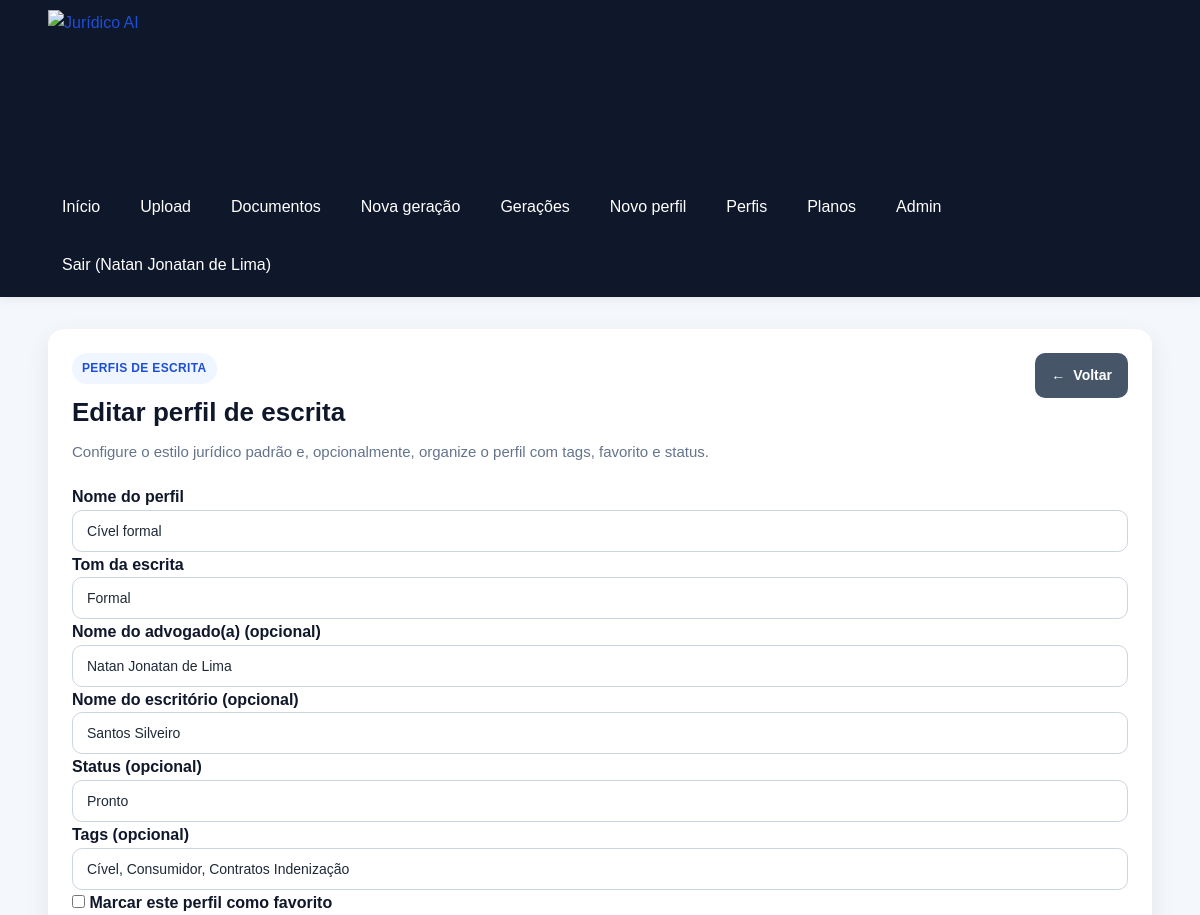
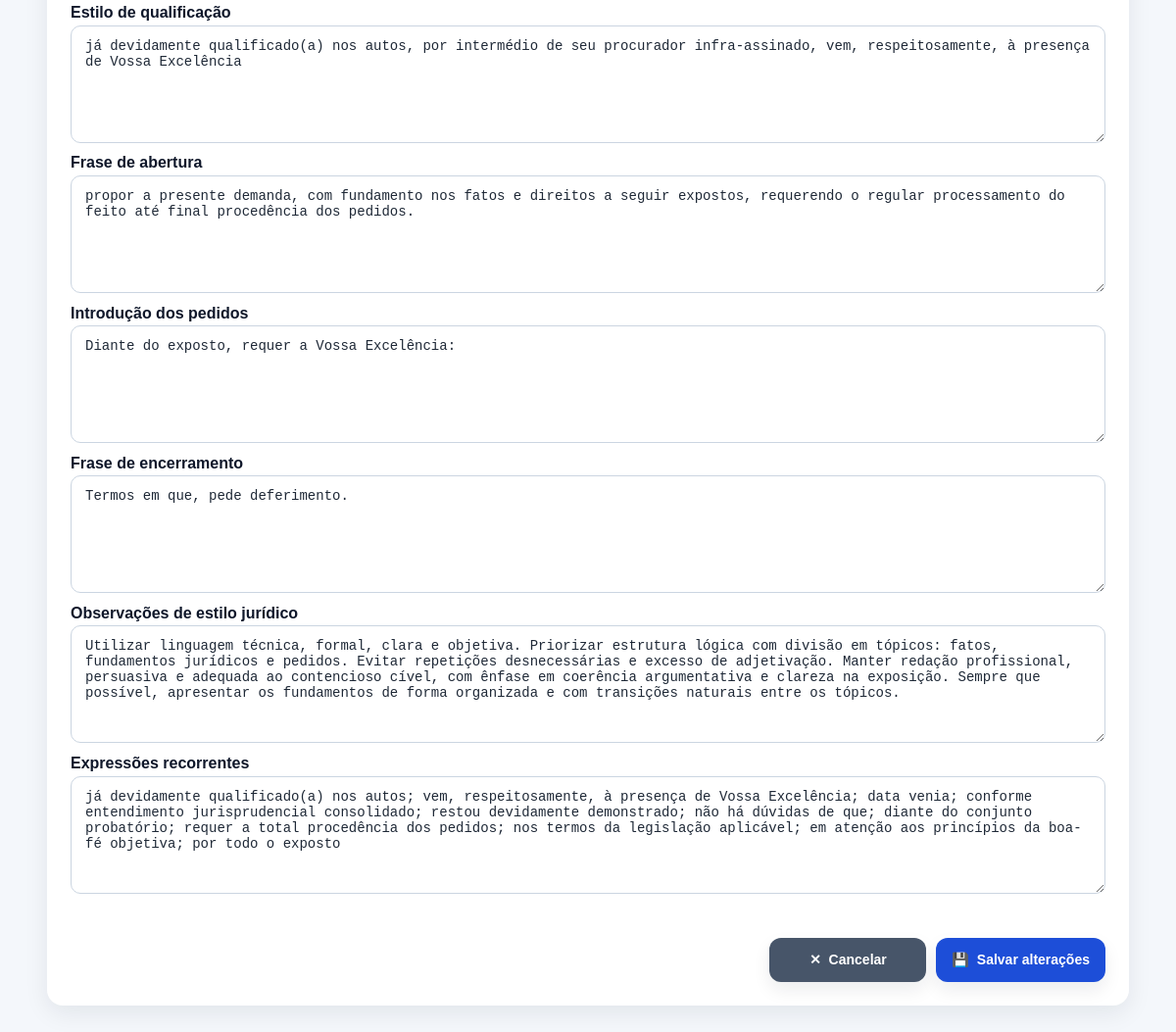
The app's page /writing-profiles/5/edit (signed in) with its own data (2 pictures, top to bottom).
### app/models/user.py (models this page shows, shortened)
class User(Base):
    __tablename__ = "users"
    id = Column(Integer, primary_key=True, index=True)
    full_name = Column(String(150), nullable=False)
    email = Column(String(255), nullable=False, unique=True, index=True)
    password_hash = Column(String(255), nullable=False)
    is_active = Column(Boolean, default=True, nullable=False)
    is_admin = Column(Boolean, default=False, nullable=False)
    plan_slug = Column(String(50), default="free", nullable=False, index=True)
    created_at = Column(DateTime, default=agora_brasil, nullable=False, index=True)
    updated_at = Column(DateTime, default=agora_brasil, onupdate=agora_brasil, nullable=False)

### app/models/writing_profile.py (models this page shows, shortened)
class WritingProfile(Base):
    __tablename__ = "writing_profiles"
    id = Column(Integer, primary_key=True, index=True)
    user_id = Column(Integer, ForeignKey("users.id", ondelete="CASCADE"), nullable=True, index=True)
    profile_name = Column(String(150), nullable=False, index=True)
    lawyer_name = Column(String(150), nullable=True)
    office_name = Column(String(200), nullable=True)
    tone = Column(String(100), nullable=False, default="Formal")
    qualification_style = Column(
        Text,
        nullable=True,
        default="já qualificado(a) nos autos ou a ser devidamente qualificado(a)",
    )
    opening_phrase = Column(
        Text,
        nullable=True,
        default="vem, com o devido respeito, à presença de Vossa Excelência, apresentar a presente:",
    )
    closing_phrase = Column(
        Text,
        nullable=True,
        default="Termos em que,\nPede deferimento.",
    )
    request_intro = Column(
        Text,
        nullable=True,
        default="Diante do exposto, requer:",
    )
    legal_style_notes = Column(
        Text,
        nullable=True,
        default="Utilizar linguagem jurídica formal, objetiva e técnica.",
    )
    recurring_expressions = Column(
        Text,
        nullable=True,
        default="data venia; conforme entendimento jurisprudencial; nos termos da legislação aplicável",
    )
    is_active = Column(Boolean, default=False, nullable=False)
    is_pinned = Column(Boolean, default=False, nullable=False)
    tags = Column(Text, nullable=True)
    is_favorite = Column(Boolean, default=False, nullable=False)
    status = Column(String(100), nullable=True)
    version = Column(Integer, default=1, nullable=False)
    created_at = Column(DateTime, default=agora_brasil, nullable=False)
    updated_at = Column(DateTime, default=agora_brasil, onupdate=agora_brasil, nullable=False)
    deleted_at = Column(DateTime, nullable=True, index=True)
    generations = relationship(
        "Generation",
        back_populates="writing_profile",
        passive_deletes=True,
    )
    user = relationship("User", passive_deletes=True)

### app/routers/writing_profiles.py (the view)
@router.get("/{profile_id}/edit")
def exibir_formulario_edicao_perfil(
    profile_id: int,
    request: Request,
    db: Session = Depends(get_db),
    usuario: User = Depends(get_authenticated_user),
):
    perfil = buscar_perfil_por_id(db, profile_id, usuario.id)
    plan_usage = obter_uso_plano_usuario(db, usuario)
    if not perfil:
        return RedirectResponse(
            url="/writing-profiles?erro=Perfil não encontrado.",
            status_code=status.HTTP_303_SEE_OTHER,
        )
    return templates.TemplateResponse(
        "writing_profile_form.html",
        {
            "request": request,
            "erro": None,
            "form_data": {
                "profile_name": perfil.profile_name,
                "tone": perfil.tone,
                "lawyer_name": perfil.lawyer_name or "",
                "office_name": perfil.office_name or "",
                "qualification_style": perfil.qualification_style or "",
                "opening_phrase": perfil.opening_phrase or "",
                "request_intro": perfil.request_intro or "",
                "closing_phrase": perfil.closing_phrase or "",
                "legal_style_notes": perfil.legal_style_notes or "",
                "recurring_expressions": perfil.recurring_expressions or "",
                "tags": perfil.tags or "",
                "is_favorite": bool(perfil.is_favorite),
                "status": perfil.status or "",
            },
            "modo_edicao": True,
            "perfil_id": perfil.id,
            "plan_usage": plan_usage,
        },
    )

### app/templates/writing_profile_form.html (shortened to what this page needs)
{% extends "base.html" %}
{% block content %}
<section class="card">
    <div class="cabecalho-pagina">
        <div>
            <span class="etiqueta-secao">Perfis de escrita</span>
            <h2>
                {% if modo_edicao %}
                    Editar perfil de escrita
                {% else %}
                    Novo perfil de escrita
                {% endif %}
            </h2>
            <p class="texto-suave">
                Configure o estilo jurídico padrão e, opcionalmente, organize o perfil com tags, favorito e status.
            </p>
        </div>
        <div class="acoes-topo">
            <a class="botao botao-secundario" href="/writing-profiles">
                <span class="icone-botao" aria-hidden="true">←</span>
                Voltar
            </a>
        </div>
    </div>
    <form
        method="post"
        action="{% if modo_edicao %}/writing-profiles/{{ perfil_id }}/edit{% else %}/writing-profiles/create{% endif %}"
        class="formulario-geracao"
        data-loading-form
        data-loading-message="Salvando perfil de escrita..."
        data-loading-button-text="Salvando..."
    >
        <div class="grid-formulario">
            <div>
                <label for="profile_name">Nome do perfil</label>
                <input
                    type="text"
                    id="profile_name"
                    name="profile_name"
                    required
                    value="{{ form_data.profile_name or '' }}"
                    placeholder="Ex.: Cível formal"
                >
            </div>
            <div>
                <label for="tone">Tom da escrita</label>
                <input
                    type="text"
                    id="tone"
                    name="tone"
                    required
                    value="{{ form_data.tone or 'Formal' }}"
                    placeholder="Ex.: Formal, técnico, objetivo"
                >
            </div>
            <div>
                <label for="lawyer_name">Nome do advogado(a) (opcional)</label>
                <input
                    type="text"
                    id="lawyer_name"
                    name="lawyer_name"
                    value="{{ form_data.lawyer_name or '' }}"
                    placeholder="Ex.: Natan Jonatan de Lima"
                >
            </div>
            <div>
                <label for="office_name">Nome do escritório (opcional)</label>
                <input
                    type="text"
                    id="office_name"
                    name="office_name"
                    value="{{ form_data.office_name or '' }}"
                    placeholder="Ex.: Santos e Silveiro"
                >
            </div>
            <div>
                <label for="status">Status (opcional)</label>
                <input
                    type="text"
                    id="status"
                    name="status"
                    value="{{ form_data.status or '' }}"
                    placeholder="Ex.: pronto, em revisão, modelo principal"
                >
            </div>
            <div class="campo-completo">
                <label for="tags">Tags (opcional)</label>
                <input
                    type="text"
                    id="tags"
                    name="tags"
                    value="{{ form_data.tags or '' }}"
                    placeholder="Ex.: consumidor, cível, trabalhista, premium"
                >
            </div>
            <div class="campo-completo">
                <label class="checkbox-label">
                    <input
                        type="checkbox"
                        name="is_favorite"
                        value="true"
                    >
                    Marcar este perfil como favorito
                </label>
            </div>
            <div class="campo-completo">
                <label for="qualification_style">Estilo de qualificação</label>
                <textarea
                    id="qualification_style"
                    name="qualification_style"
                    rows="3"
                    placeholder="Ex.: já devidamente qualificado(a) nos autos..."
                >{{ form_data.qualification_style or '' }}</textarea>
            </div>
            <div class="campo-completo">
                <label for="opening_phrase">Frase de abertura</label>
                <textarea
                    id="opening_phrase"
                    name="opening_phrase"
                    rows="3"
                    placeholder="Ex.: vem, respeitosamente, à presença de Vossa Excelência..."
                >{{ form_data.opening_phrase or '' }}</textarea>
            </div>
            <div class="campo-completo">
                <label for="request_intro">Introdução dos pedidos</label>
                <textarea
                    id="request_intro"
                    name="request_intro"
                    rows="3"
                    placeholder="Ex.: Diante do exposto, requer:"
                >{{ form_data.request_intro or '' }}</textarea>
            </div>
            <div class="campo-completo">
                <label for="closing_phrase">Frase de encerramento</label>
                <textarea
                    id="closing_phrase"
                    name="closing_phrase"
                    rows="3"
                    placeholder="Ex.: Termos em que, pede deferimento."
                >{{ form_data.closing_phrase or '' }}</textarea>
            </div>
            <div class="campo-completo">
                <label for="legal_style_notes">Observações de estilo jurídico</label>
                <textarea
                    id="legal_style_notes"
                    name="legal_style_notes"
                    rows="4"
                    placeholder="Ex.: Utilizar linguagem técnica, formal, objetiva..."
                >{{ form_data.legal_style_notes or '' }}</textarea>
            </div>
            <div class="campo-completo">
                <label for="recurring_expressions">Expressões recorrentes</label>
                <textarea
                    id="recurring_expressions"
                    name="recurring_expressions"
                    rows="4"
                    placeholder="Ex.: data venia; conforme entendimento jurisprudencial..."
                >{{ form_data.recurring_expressions or '' }}</textarea>
            </div>
        </div>
        <div class="acoes-formulario-geracao" style="margin-top: 24px;">
            <a class="botao botao-secundario" href="/writing-profiles">
                <span class="icone-botao" aria-hidden="true">✕</span>
                Cancelar
            </a>
            <button type="submit" class="botao">
                <span class="icone-botao" aria-hidden="true">💾</span>
                {% if modo_edicao %}Salvar alterações{% else %}Criar perfil{% endif %}
            </button>
        </div>
    </form>
</section>
{% endblock %}

### app/templates/base.html (shortened to what this page needs)
<!DOCTYPE html>
<html lang="pt-BR">
<head>
    <link rel="stylesheet" href="{{ url_for('static', path='css/style.css') }}?v=7.8">
</head>
<body>
    <header class="topo">
        <div class="container topo-conteudo">
            <a href="/" class="marca-link" aria-label="Ir para a página inicial do Jurídico AI">
                <img
                    src="{{ url_for('static', path='img/logo-juridico-ai-sem-fundo.png') }}"
                    alt="Jurídico AI"
                    class="logo-juridico"
                >
            </a>
            <nav class="menu">
                <a href="/">Início</a>
                <a href="/documents/upload">Upload</a>
                <a href="/documents">Documentos</a>
                <a href="/generations/create">Nova geração</a>
                <a href="/generations">Gerações</a>
                <a href="/writing-profiles/create">Novo perfil</a>
                <a href="/writing-profiles">Perfis</a>
                <a href="/plans">Planos</a>
                {% if request.session.get("is_admin") %}
                <a href="/admin">Admin</a>
                {% endif %}
                {% if request.session.get("user_id") %}
                <form method="post" action="/auth/logout" class="menu-logout-form">
                    <button type="submit" class="menu-logout-button">
                        Sair{% if request.session.get("user_name") %} ({{ request.session.get("user_name") }}){% endif %}
                    </button>
                </form>
                {% endif %}
            </nav>
        </div>
    </header>
    <main class="container pagina-conteudo">
        {% block content %}{% endblock %}
    </main>
</body>
</html>

### app/static/css/style.css (style rules this page uses)
* { margin: 0; padding: 0; box-sizing: border-box; }
body { font-family: Arial, Helvetica, sans-serif; background: #f4f7fb; color: #1f2937; line-height: 1.6; }
a { color: #1d4ed8; text-decoration: none; }
.container { width: min(1180px, 92%); margin: 0 auto; }
.topo { background: #0f172a; color: #ffffff; padding: 10px 0; box-shadow: 0 2px 10px rgba(0, 0, 0, 0.08); }
.topo-conteudo { display: flex; justify-content: space-between; align-items: center; gap: 24px; flex-wrap: wrap; }
.marca-link { display: flex; align-items: center; text-decoration: none; flex-shrink: 0; }
.logo-juridico { display: block; height: 150px; width: auto; max-width: 100%; }
.menu { display: flex; gap: 12px; flex-wrap: wrap; }
.menu a { color: #ffffff; padding: 10px 14px; border-radius: 8px; transition: background 0.2s ease; }
.menu-logout-form { margin: 0; }
.menu-logout-button { border: 0; background: transparent; color: #ffffff; padding: 10px 14px; border-radius: 8px; cursor: pointer; font: inherit; transition: background 0.2s ease; }
.pagina-conteudo { padding: 32px 0; }
.card { background: #ffffff; border-radius: 16px; padding: 24px; box-shadow: 0 8px 24px rgba(15, 23, 42, 0.08); margin-bottom: 24px; }
.cabecalho-pagina { display: flex; justify-content: space-between; align-items: flex-start; gap: 16px; flex-wrap: wrap; margin-bottom: 20px; }
.cabecalho-pagina h2 { font-size: 26px; color: #0f172a; margin-bottom: 6px; }
.etiqueta-secao { display: inline-block; margin-bottom: 8px; padding: 6px 10px; border-radius: 999px; background: #eff6ff; color: #1d4ed8; font-size: 12px; font-weight: 700; letter-spacing: 0.03em; text-transform: uppercase; }
.texto-suave { color: #64748b; font-size: 15px; }
.acoes-topo { display: flex; gap: 10px; flex-wrap: wrap; }
.botao, button.botao { display: inline-flex; align-items: center; justify-content: center; background: #1d4ed8; color: #ffffff; border: none; border-radius: 10px; padding: 11px 16px; font-size: 14px; font-weight: bold; cursor: pointer; transition: background 0.2s ease, transform 0.2s ease, opacity 0.2s ease; }
.botao-secundario { background: #475569; }
form { display: flex; flex-direction: column; gap: 14px; }
label { font-weight: bold; color: #0f172a; }
input[type="text"], input[type="email"], input[type="password"], input[type="number"], select, textarea { width: 100%; padding: 12px 14px; border: 1px solid #cbd5e1; border-radius: 10px; font-size: 14px; background: #ffffff; color: #1f2937; }
textarea { resize: vertical; min-height: 120px; }
select, textarea, input[type="text"], input[type="email"], input[type="password"], input[type="number"] { appearance: none; }
.formulario-geracao { display: flex; flex-direction: column; gap: 14px; }
.acoes-formulario-geracao { display: flex; justify-content: flex-end; gap: 10px; flex-wrap: wrap; margin-top: 8px; }
.botao, button.botao, .botao-perigo { gap: 8px; }
.icone-botao { display: inline-flex; align-items: center; justify-content: center; font-size: 14px; line-height: 1; }
.acoes-formulario-geracao { margin-top: 2px; }
.acoes-formulario-geracao .botao, .acoes-formulario-geracao .botao-secundario { min-width: 160px; min-height: 44px; border-radius: 12px; box-shadow: 0 8px 18px rgba(15, 23, 42, 0.08); }

### records on screen
User: session.get "Natan Jonatan de Lima"
WritingProfile: profile_name "Cível formal", tone "Formal", lawyer_name "Natan Jonatan de Lima", office_name "Santos Silveiro", status "Pronto", tags "Cível, Consumidor, Contratos Indenização", qualification_style "já devidamente qualificado(a) nos autos, por intermédio de seu procurador infra-assinado, vem, respeitosamente, à presença de Vossa Excelência", opening_phrase "propor a presente demanda, com fundamento nos fatos e direitos a seguir expostos, requerendo o regular processamento do feito até final procedência dos pedidos.", request_intro "Diante do exposto, requer a Vossa Excelência:", closing_phrase "Termos em que, pede deferimento.", legal_style_notes "Utilizar linguagem técnica, formal, clara e objetiva. Priorizar estrutura lógica com divisão em tópicos: fatos, fundamentos jurídicos e pedidos. Evitar repetições desnecessárias e excesso de adjetivação. Manter redação profissional, persuasiva e adequada ao contencioso cível, com ênfase em coerência argumentativa e clareza na exposição. Sempre que possível, apresentar os fundamentos de forma organizada e com transições naturais entre os tópicos.", recurring_expressions "já devidamente qualificado(a) nos autos; vem, respeitosamente, à presença de Vossa Excelência; data venia; conforme entendimento jurisprudencial consolidado; restou devidamente demonstrado; não há dúvidas de que; diante do conjunto probatório; requer a total procedência dos pedidos; nos termos da legislação aplicável; em atenção aos princípios da boa-fé objetiva; por todo o exposto"
